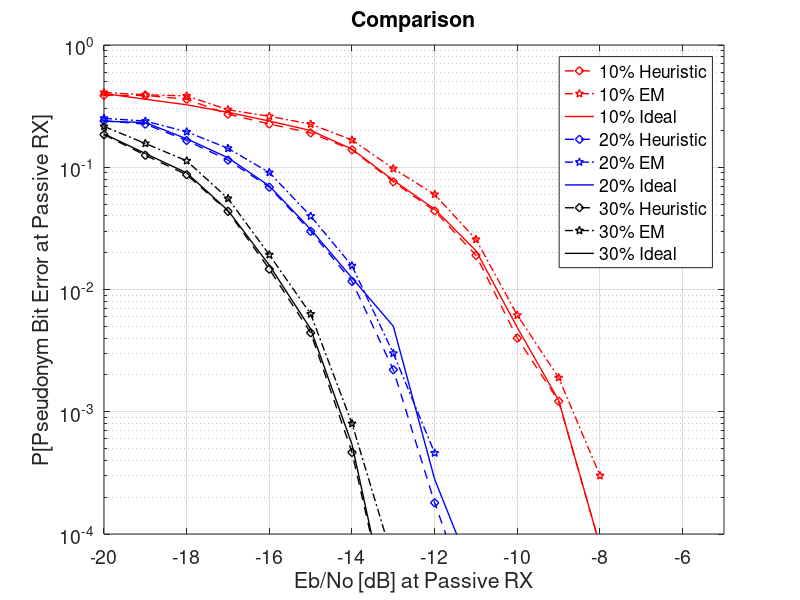

Source code (MATLAB):
close all;
clear all;

% PURPOSE: Compare performance of three threshold computation mechanisms. 
% Heuristic
% EM
% Ideal
% Performance measure: probability of pseudonym bit error Vs Eb/No
% Experimental data are imported from Pseudonymetry_RX.ipynb

figure()
% m = 0.1 where m is the modulation index

x = [-20,-19,-18,-17,-16,-15,-14,-13,-12,-11,-10,-9,-8];

% Heauristic approach to Threshold Estimation
pb_error = [3.87e-01,3.87e-01,3.60e-01,2.72e-01,2.26e-01,1.91e-01,1.39e-01,7.6e-02,4.4e-02,1.90e-02,4.0e-03,1.22e-03,8e-05];
semilogy(x, pb_error,'r--d', 'LineWidth',1);
hold on

% Expectation Maximization
pb_error = [4.086e-01,3.916e-01,3.834e-01,2.955e-01,2.608e-01,2.254e-01,1.672e-01,9.7410e-02,5.994e-02,2.566e-02,6.162e-03, 1.901e-03, 3.000e-04];
semilogy(x, pb_error,'r-.p', 'LineWidth',1);
hold on

% Ideal 
pb_error = [4.010e-01, 3.600e-01, 3.243e-01, 2.813e-01, 2.388e-01,1.997e-01, 1.407e-01, 7.819e-02, 4.542e-02, 2.077e-02,4.882e-03, 1.240e-03, 8.000e-05];
semilogy(x, pb_error,'r-', 'LineWidth',1);
hold on

% m = 0.2
x = [-20,-19,-18,-17,-16,-15,-14,-13,-12,-11];

% Heauristic approach to Threshold Estimation
pb_error = [2.399e-01,2.255e-01,1.655e-01,1.144e-01,6.872e-02,2.995e-02,1.165e-02,2.204e-03,1.800e-04,2.000e-05];
semilogy(x, pb_error,'b--d', 'LineWidth',1);
hold on

% Expectation Maximization
pb_error = [2.514e-01, 2.386e-01, 1.950e-01, 1.428e-01, 9.054e-02,3.981e-02,1.563e-02,3.005e-03, 4.600e-04, 0.000];
semilogy(x, pb_error,'b-.p', 'LineWidth',1);
hold on

% Ideal
pb_error = [2.379e-01, 2.321e-01, 1.709e-01, 1.196e-01, 7.030e-02,3.106e-02, 1.243e-02, 5.008e-03, 2.800e-04, 4.000e-05];
semilogy(x, pb_error,'b-', 'LineWidth',1);
hold on

% m = 0.3
x = [-20,-19,-18,-17,-16,-15,-14,-13,-12];

% Heauristic approach to Threshold Estimation
pb_error = [1.848e-01, 1.254e-01, 8.689e-02, 4.357e-02, 1.467e-02,4.425e-03, 4.650e-04, 1.500e-05, 0.000];
semilogy(x, pb_error,'k--d', 'LineWidth',1);
hold on

% Expectation Maximization
pb_error = [2.157e-01, 1.565e-01, 1.129e-01, 5.549e-02, 1.923e-02,6.300e-03, 8.000e-04, 6.000e-05, 0.000];
semilogy(x, pb_error,'k-.p', 'LineWidth',1);
hold on

% Ideal
pb_error = [1.874e-01, 1.296e-01, 8.994e-02, 4.432e-02, 1.578e-02,4.755e-03, 5.400e-04, 1.500e-05, 0.000];
semilogy(x, pb_error,'k-', 'LineWidth',1);
hold off

grid
set(gca,'FontSize',14)
set(gca,'ylim',[10^-4, 1])
set(gca,'xlim',[-20, -5])
xlabel('Eb/No [dB] at Passive RX')
ylabel('P[Pseudonym Bit Error at Passive RX]')
legend('10% Heuristic','10% EM','10% Ideal','20% Heuristic','20% EM','20% Ideal','30% Heuristic','30% EM','30% Ideal')
title('Comparison')


